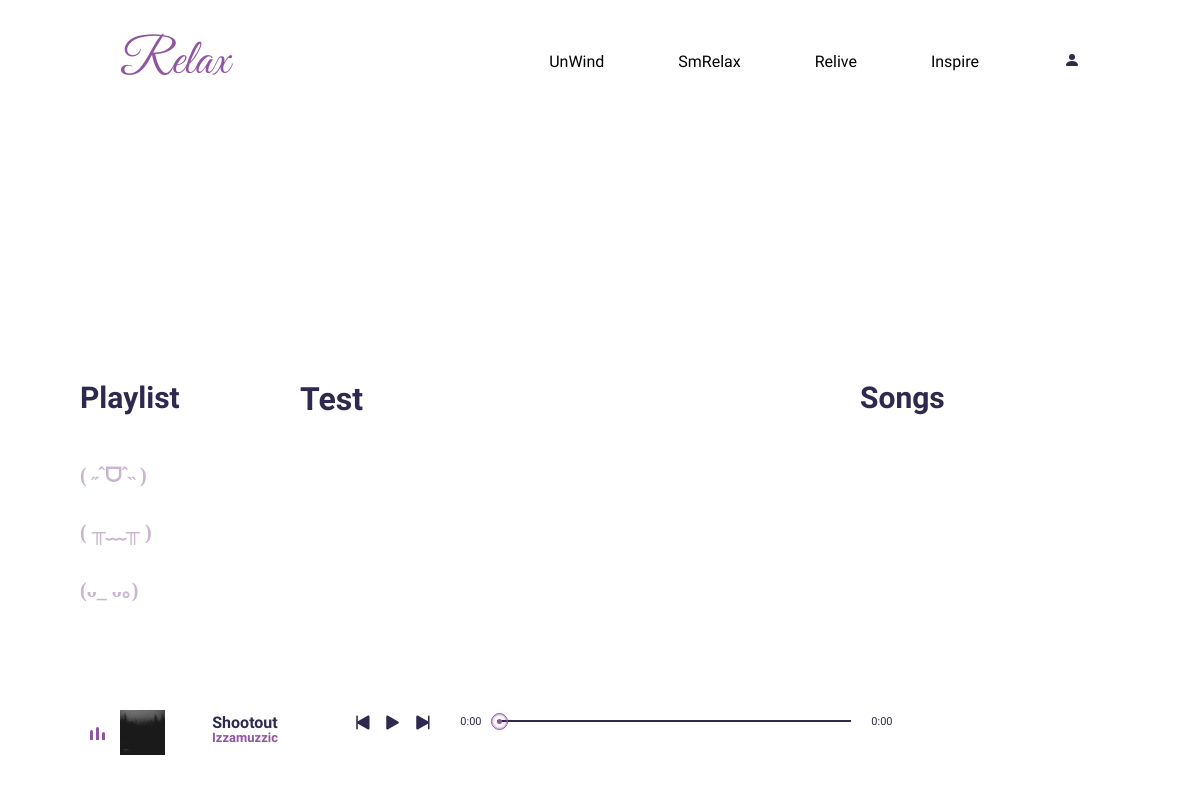
Screenshot of /unwind/?mood_id=3 with the database file from the repository.
### Unwind/models.py (models this page shows, shortened)
class Mood(models.Model):
    m_id = models.IntegerField(primary_key=True)
    m_name = models.CharField(max_length=20)

### Unwind/views.py (the view)
# urls.py: path('unwind/',include('Unwind.urls')),
def unwind(request):
    mood_id = request.GET.get('mood_id')
    if mood_id:
        songs = Music.objects.filter(m_id=mood_id)
    else:
        songs = Music.objects.filter(m_id=1)
    mood = Mood.objects.all()
    context = {'songs': songs, 'mood': mood}
    return render(request, 'Unwind/unwind.html', context)

### Unwind/templates/Unwind/unwind.html (shortened to what this page needs)
<!DOCTYPE html>
<html lang="en">
<head>
    {% load static %}
    <link rel="stylesheet" href="{% static 'css/UW.css' %}">
</head>
<body>
    <div class="main">
        <div class="navbar">
            <a href="/" class="logo">Relax</a>
            <ul>
                <li><a href="#">UnWind</a></li>
                <li><a href="#">SmRelax</a></li>
                <li><a href="/relive">Relive</a></li>
                <li><a href="/inspire">Inspire</a></li>
            </ul>
            <div class="navbar-icon">
                <a href="#">
                    <svg xmlns="http://www.w3.org/2000/svg" width="16" height="16" fill="currentColor" class="bi bi-person-fill" viewBox="0 0 16 16">
                    <path d="M3 14s-1 0-1-1 1-4 6-4 6 3 6 4-1 1-1 1zm5-6a3 3 0 1 0 0-6 3 3 0 0 0 0 6"/>
                    </svg></a>
            </div>
        </div>
    </div>
    <div class="banner">
        <div class="left">
            <h1>Playlist</h1>
            <div class="playlist">
                {% for mood_category in mood %}
                <h4><a href="?mood_id={{ mood_category.m_id }}"><h4>{{ mood_category.m_name }}</h4></a></h4>
                {% endfor %}
            </div>
        </div>
        <div class="mid">
            <h1>Test</h1>
        </div>
        <div class="right">
            <h1>Songs</h1>
        </div>
    </div>
    <div class="footer">
        <div class="wave">
            <div class="wave1"></div>
            <div class="wave1"></div>
            <div class="wave1"></div>
        </div>
        <img src="happy/cover/Shootout.jfif" alt="cover">
        <h5>Shootout<br>
            <div class="artist">
                Izzamuzzic
            </div>
        </h5>
        <div class="icon">
            <svg xmlns="http://www.w3.org/2000/svg" width="16" height="16" fill="currentColor" class="bi bi-skip-start-fill" viewBox="0 0 16 16">
                <path d="M4 4a.5.5 0 0 1 1 0v3.248l6.267-3.636c.54-.313 1.232.066 1.232.696v7.384c0 .63-.692 1.01-1.232.697L5 8.753V12a.5.5 0 0 1-1 0z"/>
            </svg>
            <svg xmlns="http://www.w3.org/2000/svg" width="16" height="16" fill="currentColor" class="bi bi-play-fill" viewBox="0 0 16 16">
                <path d="m11.596 8.697-6.363 3.692c-.54.313-1.233-.066-1.233-.697V4.308c0-.63.692-1.01 1.233-.696l6.363 3.692a.802.802 0 0 1 0 1.393"/>
            </svg>
            <svg xmlns="http://www.w3.org/2000/svg" width="16" height="16" fill="currentColor" class="bi bi-skip-end-fill" viewBox="0 0 16 16">
                <path d="M12.5 4a.5.5 0 0 0-1 0v3.248L5.233 3.612C4.693 3.3 4 3.678 4 4.308v7.384c0 .63.692 1.01 1.233.697L11.5 8.753V12a.5.5 0 0 0 1 0z"/>
            </svg>
        </div>
        <span id="currentStart">0:00</span>
        <div class="bar">
            <div class="dot"></div>
        </div>
        <span id="currentEnd">0:00</span>
    </div>
</body>
</html>

### static/css/UW.css (style rules this page uses)
* { margin: 0; padding: 0; font-family: 'Dosis', sans-serif; color: #2E294E; }
.logo { text-decoration: none; color: #9055A2; font-family: Great Vibes; font-size: 50px; font-style: normal; font-weight: 400; line-height: normal; }
.main { width: 80%; margin: auto; }
.navbar { margin: 30px auto; display: flex; align-items: center; }
ul { flex: 1; text-align: right; }
ul li { display: inline-block; list-style: none; margin: 0 25px; }
ul li a { text-decoration: none; color: black; padding: 0 10px; position: relative; }
ul li a::after { content: ''; width: 0%; height: 10px; background: #9055A2; position: absolute; left: 50%; transform: translateX(-50%); top:-55px; transition: 0.3s; }
.navbar-icon { margin-left: 50px; }
.banner { margin-top: 50px; display: flex; }
.left { width: 25%; height: 320px; text-decoration: none; }
.mid { width: 45%; height: 320px; }
.right { width: 30%; height: 320px; }
.footer { display: flex; height: 80px; }
.left h1 { font-size: 30px; margin: 0px 0px 0px 80px; }
.left .playlist { margin: 30px 0px 0px 80px; }
.left .playlist h4 a h4 { font-family: Georgia, 'Times New Roman', Times, serif; font-size: 20px; padding-bottom: 10px; color: #c9b5cf; cursor: pointer; display: flex; align-items: center; transition: .3s linear; }
.playlist h4 a { text-decoration: none; }
.right { height: 320px; }
.right h1 { font-size: 30px; margin: 0px 0px 30px 20px; font-family: 'Dosis', sans-serif; }
.footer .wave { width: 30px; height: 30px; padding-bottom: 5px; display: flex; align-items: flex-end; margin-left: 80px; }
.footer .wave .wave1 { width: 3px; height: 10px; margin-right: 3px; border-radius: 10px 10px 0px 0px; background: #9055A2; animation: unset; }
.footer .wave .wave1:nth-child(2) { height: 13px; }
.footer .wave .wave1:nth-child(3) { height: 8px; }
.footer img { width: 45px; height: 45px; }
.footer h5 { width: 130px; font-size: 16px; margin-top: 5px; margin-left: 15px; color: #2E294E; line-height: 15px; }
.footer h5 .artist { font-size: 13px; color: #9055A2; }
.footer .icon { font-size: 20px; margin: 0px 20px 0px 40px; }
.footer .icon svg { cursor: pointer; width: 25px; height: 25px; outline: none; }
.footer span { width: 32px; font-size: 11px; font-weight: 400; margin-top: 5px; }
.footer .bar { position: relative; width: 30%; height: 2px; background: #2E294E; margin: 10px 15px 0px 10px; }
.footer .bar .dot { position: absolute; width: 5px; height: 5px; background: #9055A2; border-radius: 50%; left: 0%; top: -1px; transition: 1s linear; }
.footer .bar .dot::before { content: ''; position: absolute; width: 15px; height: 15px; border:1px solid #9055A2; border-radius: 50%; left: -6px; top: -6px; box-shadow: inset 0px 0px 3px #9055A2; }

### Unwind/templates/Unwind/unwind.html (style rules this page uses)
.playlist h4 a { text-decoration: none; }
body { margin: 0; padding: 0; height: 100vh; display: flex; flex-direction: column; }
.main { flex: 1; }
.footer { background-color: white; text-align: center; padding: 10px; }

### rows the page displays
Mood: m_name "( ˶ˆᗜˆ˵ )"
Mood: m_name "( ╥﹏╥ )"
Mood: m_name "(ᴗ_ ᴗ。)"
